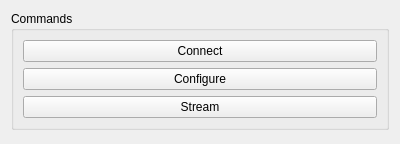
<?xml version="1.0" encoding="UTF-8"?>
<ui version="4.0">
 <class>MindRoveForm</class>
 <widget class="QWidget" name="MindRoveForm">
  <property name="geometry">
   <rect>
    <x>0</x>
    <y>0</y>
    <width>400</width>
    <height>144</height>
   </rect>
  </property>
  <property name="windowTitle">
   <string>MindRove</string>
  </property>
  <layout class="QGridLayout" name="gridLayout">
   <item row="0" column="0">
    <widget class="QGroupBox" name="commandsGroupBox">
     <property name="title">
      <string>Commands</string>
     </property>
     <layout class="QGridLayout" name="gridLayout_3">
      <item row="0" column="0">
       <widget class="QPushButton" name="commandConnectionPushButton">
        <property name="text">
         <string>Connect</string>
        </property>
       </widget>
      </item>
      <item row="1" column="0">
       <widget class="QPushButton" name="commandConfigurationPushButton">
        <property name="text">
         <string>Configure</string>
        </property>
       </widget>
      </item>
      <item row="2" column="0">
       <widget class="QPushButton" name="commandStreamPushButton">
        <property name="text">
         <string>Stream</string>
        </property>
       </widget>
      </item>
     </layout>
    </widget>
   </item>
   <item row="1" column="0">
    <spacer name="verticalSpacer">
     <property name="orientation">
      <enum>Qt::Vertical</enum>
     </property>
     <property name="sizeHint" stdset="0">
      <size>
       <width>20</width>
       <height>40</height>
      </size>
     </property>
    </spacer>
   </item>
  </layout>
 </widget>
 <resources/>
 <connections/>
</ui>
